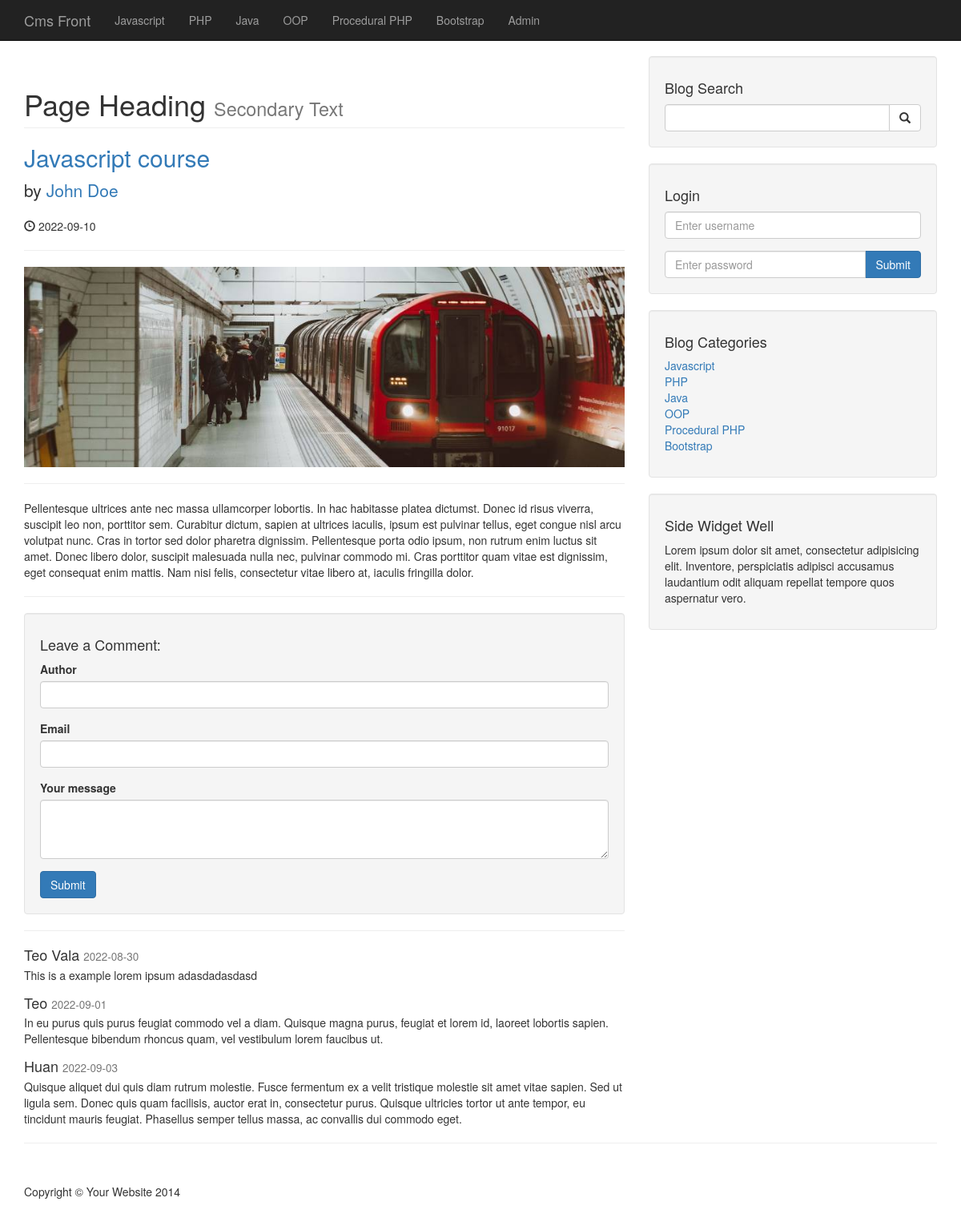
The page /post.php?p_id=2 on the database its author committed.
### tables this page shows
CREATE TABLE `categories` (
  `cat_id` int(3) NOT NULL,
  `cat_title` varchar(255) NOT NULL
);

CREATE TABLE `posts` (
  `post_id` int(3) NOT NULL,
  `post_category_id` varchar(3) NOT NULL,
  `post_title` varchar(255) NOT NULL,
  `post_author` varchar(255) NOT NULL,
  `post_date` date NOT NULL,
  `post_image` text NOT NULL,
  `post_content` text NOT NULL,
  `post_tags` varchar(255) NOT NULL,
  `post_comment_count` int(11) NOT NULL DEFAULT '0',
  `post_status` varchar(255) NOT NULL DEFAULT 'draft'
);

CREATE TABLE `comments` (
  `comment_id` int(3) NOT NULL,
  `comment_post_id` int(3) NOT NULL,
  `comment_author` varchar(255) NOT NULL,
  `comment_email` varchar(255) NOT NULL,
  `comment_content` text NOT NULL,
  `comment_status` varchar(255) NOT NULL,
  `comment_date` date NOT NULL
);

### post.php (the view, shortened to what this page needs)
<?php
include 'includes/header.php';
?>
<?php
include 'includes/navigation.php';
?>
<div class="container">
    <div class="row">
        <div class="col-md-8">
            <h1 class="page-header"> Page Heading
                <small>Secondary Text</small>
            </h1>
            <?php
            if(isset($_GET['p_id'])){
                $the_post_id = $_GET['p_id'];
            }
            $query = "SELECT * FROM posts WHERE post_id=$the_post_id";
            $select_posts = mysqli_query($conn, $query);
            while ($row = mysqli_fetch_assoc($select_posts)) {
                $post_title = $row['post_title'];
                $post_author = $row['post_author'];
                $post_date = $row['post_date'];
                $post_image = $row['post_image'];
                $post_content = $row['post_content'];
                ?>
                <h2>
                    <a href="#"> <?php echo $post_title; ?> </a>
                </h2>
                <p class="lead">
                    by <a href="index.php"><?php echo $post_author; ?></a>
                </p>
                <p><span class="glyphicon glyphicon-time"></span> <?php echo $post_date; ?></p>
                <hr>
                <img class="img-responsive" src="images/<?php echo $post_image; ?>" alt="">
                <hr>
                <p><?php echo $post_content; ?></p>
                <hr>
            <?php } ?>
            <div class="well">
                <h4>Leave a Comment:</h4>
                <form action="" method="post" role="form">
                    <div class="form-group">
                        <label for="Author">Author</label>
                        <input type="text" class="form-control" name="comment_author">
                    </div>
                    <div class="form-group">
                        <label for="Email">Email</label>
                        <input type="text" class="form-control" name="comment_email">
                    </div>
                    <div class="form-group">
                        <label for="content">Your message</label>
                        <textarea name="comment_content" class="form-control" rows="3"></textarea>
                    </div>
                    <button type="submit" class="btn btn-primary" name="create_comment">Submit</button>
                </form>
            </div>
            <hr>
            <?php
                $query = "SELECT * FROM comments WHERE comment_post_id= $the_post_id and comment_status = 'approved'";
                $show_post_comments = mysqli_query($conn, $query);
                while($row = mysqli_fetch_assoc($show_post_comments)){
                    $comment_content = $row['comment_content'];
                    $comment_author = $row['comment_author'];
                    $comment_date = $row['comment_date'];
                    echo "
                        <div class='media'>
                            <div class='media-body'>
                                <h4 class='media-heading'>$comment_author
                                    <small>$comment_date</small>
                                </h4>
                                $comment_content
                            </div>
                    </div>";
                }
            ?>
        </div>
        <?php
        include 'includes/sidebar.php';
        ?>
    </div>
    <hr>
    <?php
    include 'includes/footer.php';
    ?>

### includes/navigation.php (shortened to what this page needs)
<nav class="navbar navbar-inverse navbar-fixed-top" role="navigation">
    <div class="container">
        <div class="navbar-header">
            <a class="navbar-brand" href="/index.php">Cms Front</a>
        </div>
        <div class="collapse navbar-collapse" id="bs-example-navbar-collapse-1">
            <ul class="nav navbar-nav">
              <?php
                  $query = "SELECT * FROM categories";
                  $select_categories = mysqli_query($conn, $query);
                  while ($row = mysqli_fetch_assoc($select_categories)) {
                      $cat_title = $row['cat_title'];
                      $cat_id = $row['cat_id'];
                      echo "<li> <a href='category.php?cat_id=$cat_id'> {$cat_title} </a> </li>";
                  }
              ?>
                <li>
                    <a href="admin">Admin</a>
                </li>
            </ul>
        </div>
    </div>
</nav>

### includes/sidebar.php
<div class="col-md-4">
    <div class="well">
        <h4>Blog Search</h4>
        <form action="search.php" method="post">
        <div class="input-group">
            <input name = "search" type="text" class="form-control">
            <span class="input-group-btn">
                            <button name="submit" class="btn btn-default" type="submit">
                                <span class="glyphicon glyphicon-search"></span>
                        </button>
                        </span>
        </div>
        </form>
    </div>
    <div class="well">
        <h4>Login</h4>
        <form action="includes/login.php" method="post">
            <div class="form-group">
                <input name = "username" type="text" class="form-control" placeholder="Enter username">
            </div>
            <div class="input-group">
                <input name = "password" type="password" class="form-control" placeholder="Enter password">
            <span class="input-group-btn">
                <button class="btn btn-primary" name="login" type="submit">Submit
                </button>
            </span>
            </div>
        </form>
    </div>
    <div class="well">
        <h4>Blog Categories</h4>
        <div class="row">
            <div class="col-lg-12">
                <ul class="list-unstyled">
                    <?php
                    $query = "SELECT * FROM categories";
                    $select_categories_sidebar = mysqli_query($conn, $query);
                    while ($row = mysqli_fetch_assoc($select_categories_sidebar)) {
                        $cat_title = $row['cat_title'];
                        $cat_id = $row['cat_id'];
                        echo "<li> <a href='category.php?cat_id=$cat_id'> {$cat_title} </a> </li>";
                    }
                    ?>
                </ul>
            </div>
        </div>
    </div>
    <?php include "widget.php" ?>
</div>

### css/blog-home.css (style rules this page uses)
body { padding-top: 70px; }

### rows shown on the page
categories: cat_title "Javascript"
categories: cat_title "PHP"
categories: cat_title "Java"
categories: cat_title "OOP"
categories: cat_title "Procedural PHP"
categories: cat_title "Bootstrap"
posts: post_title "Javascript course", post_author "John Doe", post_date "2022-09-10", post_image (placeholder picture), post_content "Pellentesque ultrices ante nec massa ullamcorper lobortis. In hac habitasse platea dictumst. Donec id risus viverra, suscipit leo non, porttitor sem. Curabitur dictum, sapien at ultrices iaculis, ipsum est pulvinar tellus, eget congue nisl arcu volutpat nunc. Cras in tortor sed dolor pharetra dignissim. Pellentesque porta odio ipsum, non rutrum enim luctus sit amet. Donec libero dolor, suscipit malesuada nulla nec, pulvinar commodo mi. Cras porttitor quam vitae est dignissim, eget consequat enim mattis. Nam nisi felis, consectetur vitae libero at, iaculis fringilla dolor."
comments: comment_author "Teo Vala", comment_date "2022-08-30", comment_content "This is a example lorem ipsum adasdadasdasd"
comments: comment_author "Teo", comment_date "2022-09-01", comment_content "In eu purus quis purus feugiat commodo vel a diam. Quisque magna purus, feugiat et lorem id, laoreet lobortis sapien. Pellentesque bibendum rhoncus quam, vel vestibulum lorem faucibus ut."
comments: comment_author "Huan", comment_date "2022-09-03", comment_content "Quisque aliquet dui quis diam rutrum molestie. Fusce fermentum ex a velit tristique molestie sit amet vitae sapien. Sed ut ligula sem. Donec quis quam facilisis, auctor erat in, consectetur purus. Quisque ultricies tortor ut ante tempor, eu tincidunt mauris feugiat. Phasellus semper tellus massa, ac convallis dui commodo eget."
